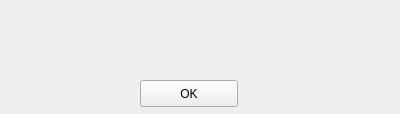
<?xml version="1.0" encoding="UTF-8"?>
<ui version="4.0">
 <class>Form</class>
 <widget class="QWidget" name="Form">
  <property name="geometry">
   <rect>
    <x>0</x>
    <y>0</y>
    <width>400</width>
    <height>114</height>
   </rect>
  </property>
  <property name="windowTitle">
   <string>Form</string>
  </property>
  <widget class="QLabel" name="label">
   <property name="geometry">
    <rect>
     <x>30</x>
     <y>30</y>
     <width>341</width>
     <height>41</height>
    </rect>
   </property>
   <property name="text">
    <string/>
   </property>
  </widget>
  <widget class="QPushButton" name="pushButton">
   <property name="geometry">
    <rect>
     <x>140</x>
     <y>80</y>
     <width>98</width>
     <height>27</height>
    </rect>
   </property>
   <property name="text">
    <string>OK</string>
   </property>
  </widget>
 </widget>
 <resources/>
 <connections/>
</ui>
